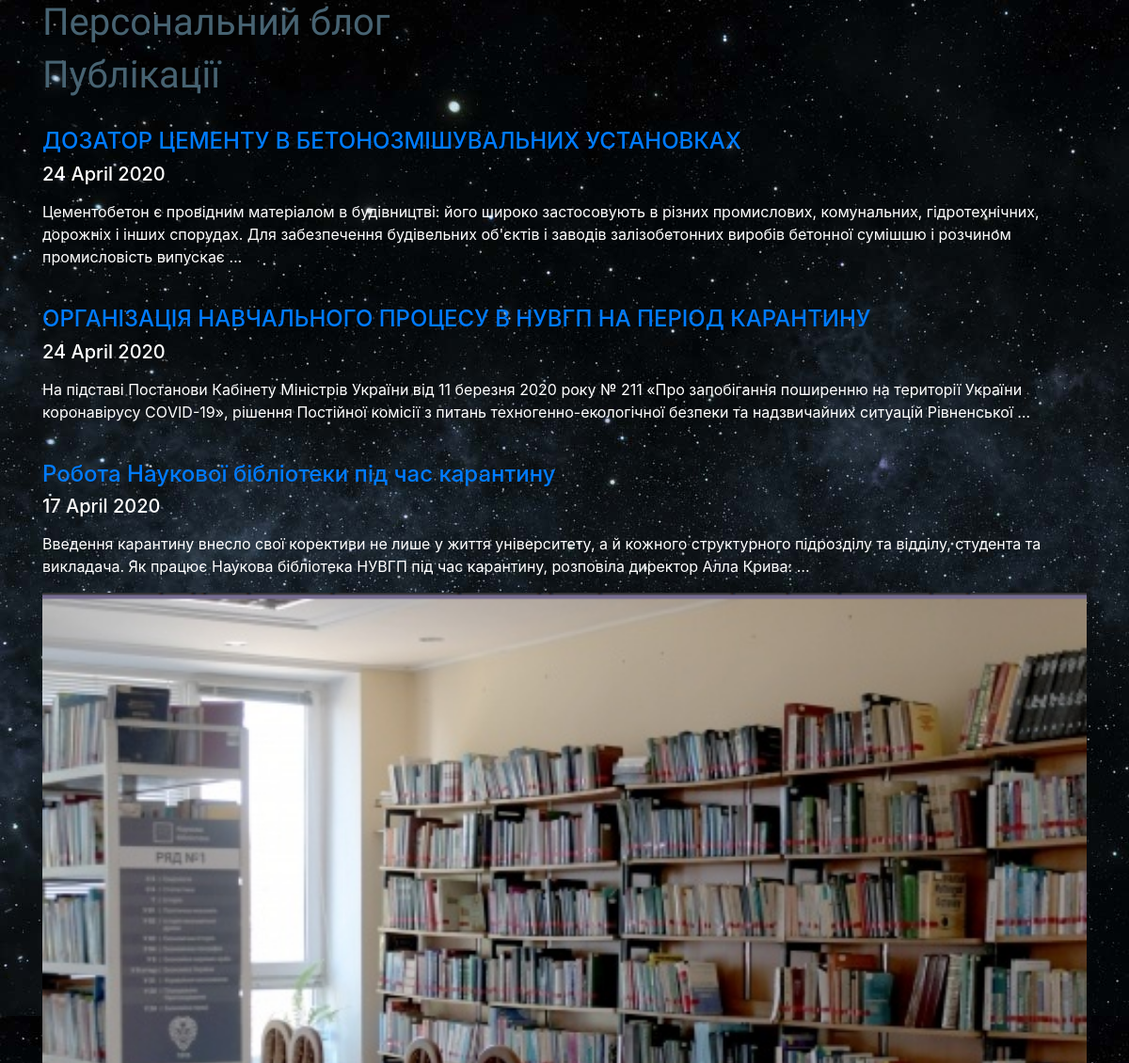
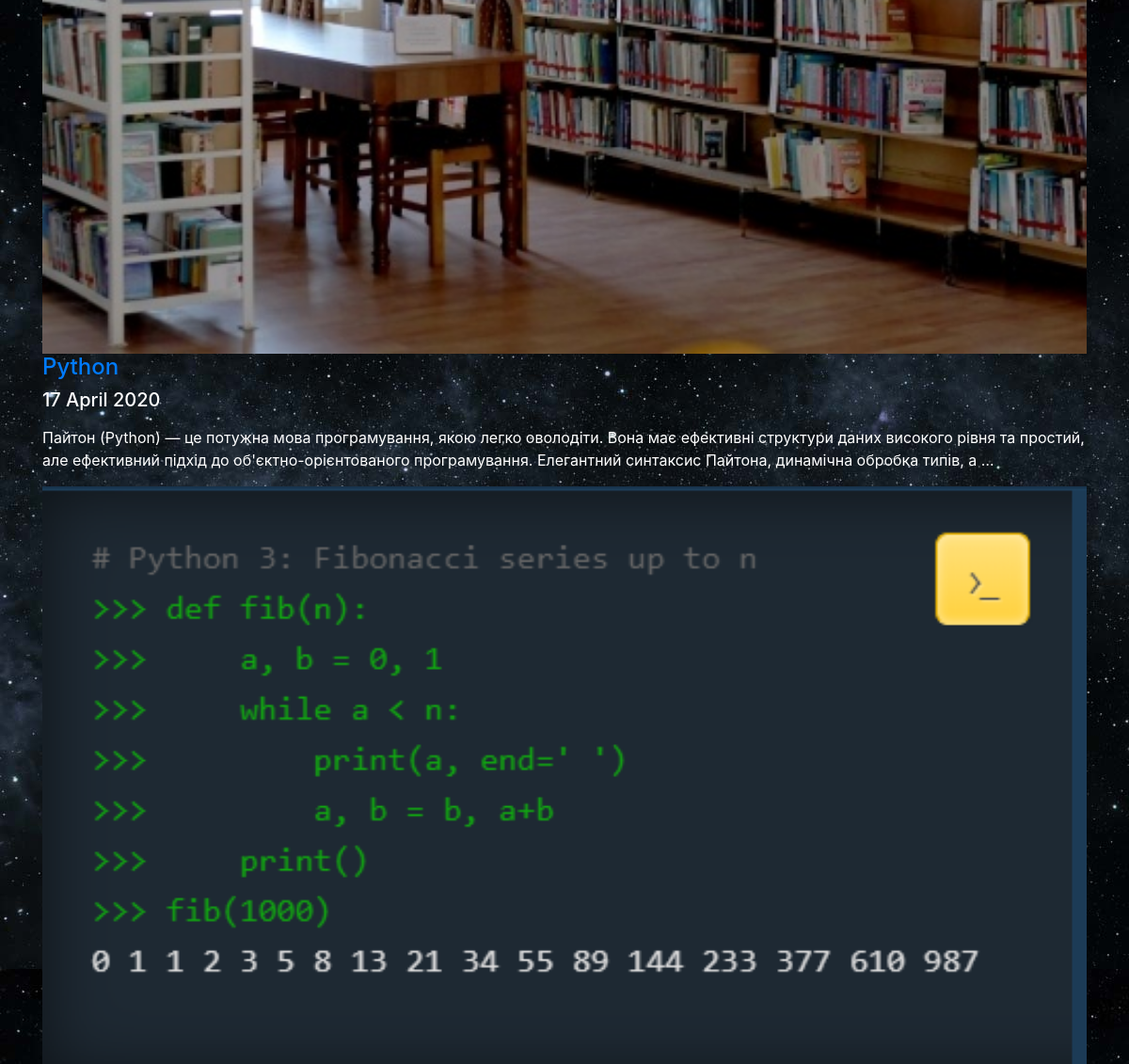
The page /articles on the database its author committed (2 pictures, top to bottom).
### app_blog/models.py (models this page shows, shortened)
class Article(models.Model):
    title = models.CharField(u'Заголовок', max_length=250,
                             help_text=u'Максимум 250 символів')
    description = models.TextField(blank=True, verbose_name=u'Опис')
    pub_date = models.DateTimeField(u'Дата публікації',
                                    default=timezone.now)
    slug = models.SlugField(u'Слаг', unique_for_date='pub_date')
    main_page = models.BooleanField(u'Головна', default=False,
                                    help_text=u'Показувати на головній сторінці')
    category = models.ForeignKey(Category, related_name='articles', blank=True,
                                 null=True, verbose_name=u'Категорія',
                                 on_delete=models.CASCADE)
    objects = models.Manager()
    class Meta:
        ordering = ['-pub_date']
        verbose_name = u'Стаття'
        verbose_name_plural = u'Статті'
    def get_absolute_url(self):
        try:
            url = reverse('news-detail',
                          kwargs={'year': self.pub_date.strftime("%Y"),
                                  'month': self.pub_date.strftime("%m"),
                                  'day': self.pub_date.strftime("%d"),
                                  'slug': self.slug,
                                  })
        except:
            url = "/"
        return url

class ArticleImage(models.Model):
    article = models.ForeignKey(Article, verbose_name=u'Стаття',
                                related_name='images',
                                on_delete=models.CASCADE)
    image = models.ImageField(u'Фото', upload_to='photos')
    title = models.CharField(u'Заголовок', max_length=250,
                             help_text=u'Максимум 250 символів', blank=True)
    class Meta:
        verbose_name = u'Фото для статті'
        verbose_name_plural = u'Фото для статті'

### app_blog/views.py (the view, shortened to what this page needs)
# urls.py: path(r'articles', ArticleList.as_view(), name='articles-list'),
class ArticleList(ListView):
    model = Article
    template_name = 'articles_list.html'
    context_object_name = 'items'
    def get_context_data(self, *args, **kwargs):
        context = super(ArticleList, self).get_context_data(*args, **kwargs)
        try:
            context['category'] = Category.objects.get(slug=self.kwargs.get('slug'))
        except Exception:
            context['category'] = None
            return context

### app_blog/templates/articles_list.html (shortened to what this page needs)
{% extends "base.html" %}
{% load static %}
{% block content %}{% endblock %}

### app_blog/static/css/main.css (style rules this page uses)
div > h1 { color: #ba2121; }
div.container-image > img { width: 100%; }
body { background-image: url('../img/bg.jpg'); background-repeat: repeat-y; }
div > h1 { color: #476372; font-family: 'Ubuntu', sans-serif; }

### rows shown on the page
Article: pub_date+slug+title "Публікації ДОЗАТОР ЦЕМЕНТУ В БЕТОНОЗМІШУВАЛЬНИХ УСТАНОВКАХ 24 April 2020 Цементобетон є провідним матеріалом в будівництві: його широко застосовують в різних промислових, комунальних, гідротехнічних, дорожніх і інших спорудах. Для забезпечення будівельних об'єктів і заводів залізобетонних виробів бетонної сумішшю і розчином промисловість випускає … ОРГАНІЗАЦІЯ НАВЧАЛЬНОГО ПРОЦЕСУ В НУВГП НА ПЕРІОД КАРАНТИНУ 24 April 2020 На підставі Постанови Кабінету Міністрів України від 11 березня 2020 року № 211 «Про запобігання поширенню на території України коронавірусу СОVID-19», рішення Постійної комісії з питань техногенно-екологічної безпеки та надзвичайних ситуацій Рівненської … Робота Наукової…", pub_date+slug+title (picture)
